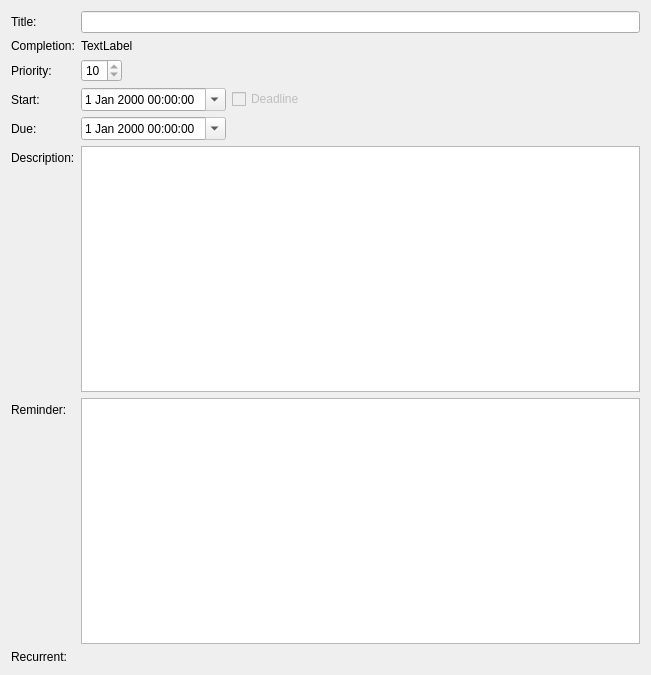
<?xml version="1.0" encoding="UTF-8"?>
<ui version="4.0">
 <class>Widget</class>
 <widget class="QWidget" name="Widget">
  <property name="geometry">
   <rect>
    <x>0</x>
    <y>0</y>
    <width>651</width>
    <height>675</height>
   </rect>
  </property>
  <property name="windowTitle">
   <string>Task details</string>
  </property>
  <layout class="QVBoxLayout" name="verticalLayout">
   <item>
    <layout class="QFormLayout" name="formLayout">
     <item row="1" column="0">
      <widget class="QLabel" name="label">
       <property name="text">
        <string>Title:</string>
       </property>
      </widget>
     </item>
     <item row="1" column="1">
      <widget class="QLineEdit" name="titleEdit">
       <property name="readOnly">
        <bool>true</bool>
       </property>
      </widget>
     </item>
     <item row="2" column="0">
      <widget class="QLabel" name="label_2">
       <property name="text">
        <string>Completion:</string>
       </property>
      </widget>
     </item>
     <item row="2" column="1">
      <layout class="QHBoxLayout" name="horizontalLayout_2">
       <property name="spacing">
        <number>0</number>
       </property>
       <item>
        <widget class="QLabel" name="completionLabel">
         <property name="text">
          <string>TextLabel</string>
         </property>
        </widget>
       </item>
      </layout>
     </item>
     <item row="3" column="0">
      <widget class="QLabel" name="label_3">
       <property name="text">
        <string>Priority:</string>
       </property>
      </widget>
     </item>
     <item row="3" column="1">
      <layout class="QHBoxLayout" name="horizontalLayout">
       <item>
        <widget class="QSpinBox" name="priorityBox">
         <property name="readOnly">
          <bool>true</bool>
         </property>
         <property name="value">
          <number>10</number>
         </property>
        </widget>
       </item>
       <item>
        <spacer name="horizontalSpacer">
         <property name="orientation">
          <enum>Qt::Horizontal</enum>
         </property>
         <property name="sizeHint" stdset="0">
          <size>
           <width>40</width>
           <height>20</height>
          </size>
         </property>
        </spacer>
       </item>
      </layout>
     </item>
     <item row="5" column="0">
      <widget class="QLabel" name="label_4">
       <property name="text">
        <string>Start:</string>
       </property>
      </widget>
     </item>
     <item row="5" column="1">
      <layout class="QHBoxLayout" name="horizontalLayout_3">
       <item>
        <widget class="QDateTimeEdit" name="startDateTime">
         <property name="readOnly">
          <bool>true</bool>
         </property>
         <property name="calendarPopup">
          <bool>true</bool>
         </property>
        </widget>
       </item>
       <item>
        <widget class="QCheckBox" name="deadlineBox">
         <property name="enabled">
          <bool>false</bool>
         </property>
         <property name="text">
          <string>Deadline</string>
         </property>
        </widget>
       </item>
       <item>
        <spacer name="horizontalSpacer_2">
         <property name="orientation">
          <enum>Qt::Horizontal</enum>
         </property>
         <property name="sizeHint" stdset="0">
          <size>
           <width>40</width>
           <height>20</height>
          </size>
         </property>
        </spacer>
       </item>
      </layout>
     </item>
     <item row="6" column="0">
      <widget class="QLabel" name="label_5">
       <property name="text">
        <string>Due:</string>
       </property>
      </widget>
     </item>
     <item row="6" column="1">
      <layout class="QHBoxLayout" name="horizontalLayout_4">
       <item>
        <widget class="QDateTimeEdit" name="dueDateTime">
         <property name="readOnly">
          <bool>true</bool>
         </property>
         <property name="calendarPopup">
          <bool>true</bool>
         </property>
        </widget>
       </item>
       <item>
        <spacer name="horizontalSpacer_3">
         <property name="orientation">
          <enum>Qt::Horizontal</enum>
         </property>
         <property name="sizeHint" stdset="0">
          <size>
           <width>40</width>
           <height>20</height>
          </size>
         </property>
        </spacer>
       </item>
      </layout>
     </item>
     <item row="7" column="0">
      <widget class="QLabel" name="label_7">
       <property name="text">
        <string>Description:</string>
       </property>
      </widget>
     </item>
     <item row="8" column="0">
      <widget class="QLabel" name="label_6">
       <property name="text">
        <string>Reminder:</string>
       </property>
      </widget>
     </item>
     <item row="8" column="1">
      <widget class="QListWidget" name="reminderList"/>
     </item>
     <item row="9" column="0">
      <widget class="QLabel" name="label_8">
       <property name="text">
        <string>Recurrent:</string>
       </property>
      </widget>
     </item>
     <item row="9" column="1">
      <widget class="RecurrentWidget" name="recurrentWidget" native="true"/>
     </item>
     <item row="7" column="1">
      <widget class="QTextBrowser" name="descriptionEdit">
       <property name="readOnly">
        <bool>true</bool>
       </property>
       <property name="textInteractionFlags">
        <set>Qt::TextBrowserInteraction</set>
       </property>
       <property name="openLinks">
        <bool>false</bool>
       </property>
      </widget>
     </item>
    </layout>
   </item>
  </layout>
 </widget>
 <customwidgets>
  <customwidget>
   <class>RecurrentWidget</class>
   <extends>QWidget</extends>
   <header>hanlendar.gui.recurrentwidget</header>
   <container>1</container>
  </customwidget>
 </customwidgets>
 <resources/>
 <connections>
  <connection>
   <sender>deadlineBox</sender>
   <signal>toggled(bool)</signal>
   <receiver>startDateTime</receiver>
   <slot>setDisabled(bool)</slot>
   <hints>
    <hint type="sourcelabel">
     <x>255</x>
     <y>125</y>
    </hint>
    <hint type="destinationlabel">
     <x>148</x>
     <y>125</y>
    </hint>
   </hints>
  </connection>
 </connections>
</ui>
